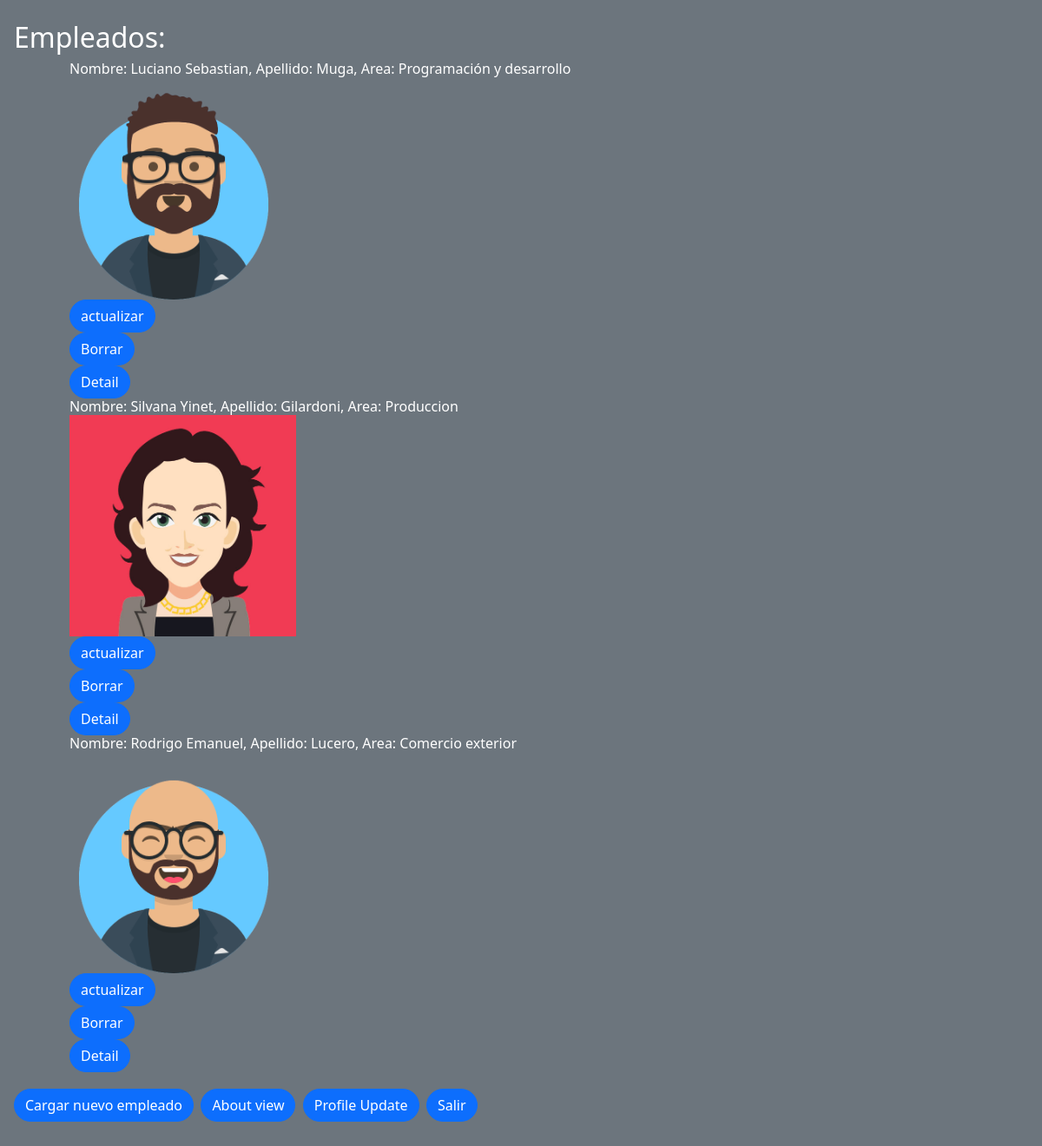
The app's page / (signed in), older data.
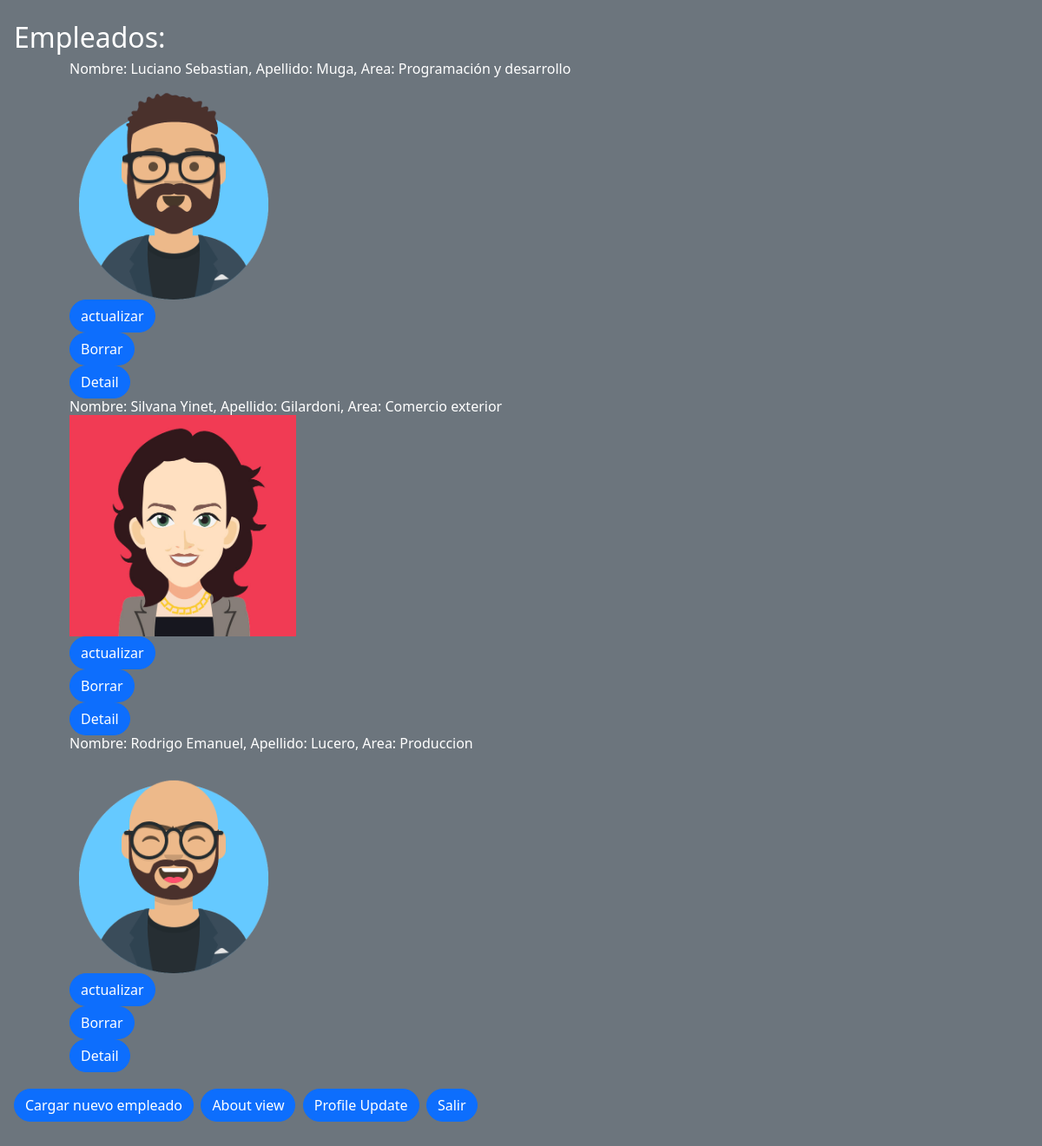
The same page, newer data.
### Proyect/models.py (models this page shows, shortened)
class Empleado(models.Model):
    name = models.CharField(max_length = 50)
    last_name = models.CharField(max_length = 50)
    age = models.IntegerField()
    area = models.CharField(max_length = 50)
    legajo = models.IntegerField()
    contacto = models.IntegerField()
    email = models.EmailField(max_length = 200)
    date = models.DateField()
    avatar = models.ImageField(upload_to = "post", null = True , blank = True)

### Proyect/views.py (the view)
# urls.py: path("", ListEmpleado.as_view(), name="list-empleado"),
class ListEmpleado(LoginRequiredMixin, ListView):
    model = Empleado

### Proyect/templates/Proyect/empleado_list.html (shortened to what this page needs)
{% extends 'Proyect/base.html' %}
{% block titulo %} Empleados: {% endblock %}
{% block contenido %}
<ul>
  {% for empleado in object_list %}
  <div class="div">
  <ul> Nombre: {{empleado.name}}, Apellido: {{empleado.last_name}}, Area: {{empleado.area}}</ul>
  <ul>
    <img height="255" src="{{ empleado.avatar.url }}"/>
  </ul>
          <ul>
          <a type="button" class="btn btn-primary" style="border-radius: 30px;" href="{% url "actualizar-empleado" empleado.id %}">actualizar</a>
          </ul>
          <ul>
          <a type="button" class="btn btn-primary" style="border-radius: 30px;" href="{% url "borrar-empleado" empleado.id %}">Borrar</a>
        </ul>
        <ul>
          <a type="button" class="btn btn-primary" style="border-radius: 30px;" href="{% url "detail-empleado" empleado.id %}">Detail</a>
        </ul>
          {% endfor %}
</ul>
<a type="button" class="btn btn-primary" style="border-radius: 30px;" href="{% url "crear-empleado" %}">Cargar nuevo empleado</a>
<a type="button" class="btn btn-primary" style="border-radius: 30px;" href="{% url "about-empleado" %}">About view</a>
<a type="button" class="btn btn-primary" style="border-radius: 30px;" href="{% url "profile-update" user.id %}">Profile Update</a>
<a type="button" class="btn btn-primary" style="border-radius: 30px;" href="{% url 'logout-empleado' %}">Salir</a>
{% endblock %}

### Proyect/templates/Proyect/base.html (shortened to what this page needs)
<html lang="en">
    <head>
    {% load static %}
    <link href="{% static "Proyect/css/mi.css" %}" rel="stylesheet" />
    <link href="https://cdn.jsdelivr.net/npm/bootstrap@5.2.2/dist/css/bootstrap.min.css" rel="stylesheet">
</head>
<body class="p-3 mb-2 bg-secondary text-white">
    <h2  >{% block titulo %}{% endblock %}<h2>
    {% block contenido %}{% endblock %}
</body>
</html>

### Proyect/static/Proyect/css/mi.css (style rules this page uses)
.div { font-size: medium; margin-left: auto; }

Row changes from the older to the newer data that the page shows:
changed Empleado "Silvana Yinet": area "Produccion" → "Comercio exterior"
changed Empleado "Rodrigo Emanuel": area "Comercio exterior" → "Produccion"
